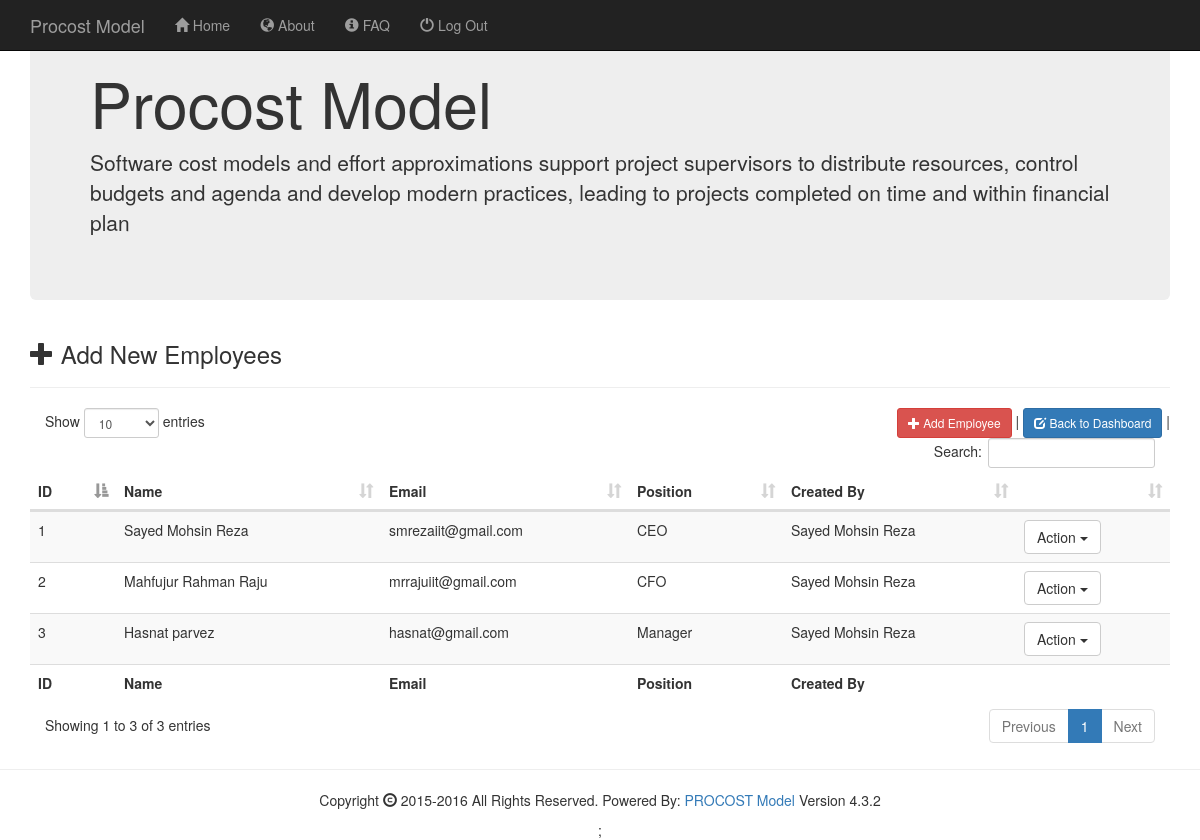
The page /employees.php (signed in) on the database its author committed.
### tables this page shows
CREATE TABLE IF NOT EXISTS `contact_person` (
`id` int(10) NOT NULL,
  `id_person_create` smallint(5) unsigned NOT NULL DEFAULT '0',
  `password` varchar(40) NOT NULL,
  `email` varchar(100) NOT NULL,
  `is_admin` tinyint(1) NOT NULL DEFAULT '0',
  `is_active` tinyint(1) NOT NULL DEFAULT '0',
  `firstname` varchar(64) NOT NULL,
  `lastname` varchar(64) NOT NULL,
  `id_jobtype` int(11) NOT NULL
);

CREATE TABLE IF NOT EXISTS `contact_jobtype` (
`id` int(10) NOT NULL,
  `id_person_create` int(10) unsigned NOT NULL,
  `title` varchar(64) NOT NULL,
  `value` int(11) NOT NULL
);

### employees.php (the view, shortened to what this page needs)
<?php
include('header.php');
print '  <div id="content">';
include('sub-header.php');
$data = SelectTableRecords("SELECT `id`, `id_person_create`, `password`, `email`, `is_admin`, `is_active`, `firstname`, `lastname`, `id_jobtype` FROM `contact_person` ");
$tabel_fieldname = array('ID','Name','Email','Position','Created By','' );
print page_header(icon('plus').' Add New Employees');
create_manual_table($data,$tabel_fieldname,'mytable',$table_head);
print ' </div>';
include('footer.php');
function create_manual_table($data,$fieldname,$id='mytable',$table_head='Table',$table_desc=''){
   print' <table id="'.$id.'" class="table table-striped">';
   print'<thead><tr>';
    for($i=0;$i<sizeof($fieldname);$i++){
    print'<th>'.$fieldname[$i].'</th>';
    }
    print'</tr></thead>';
     print'<tfoot><tr>';
    for($i=0;$i<sizeof($fieldname);$i++){
    print'<th>'.$fieldname[$i].'</th>';
    }
    print'</tr></tfoot>';
    print'<tbody>';
foreach($data as $key => $row) {
    print ' <tr>';
    print'<td>'.$row['id'].'</td>';
    print'<td>'.$row['firstname'].' '.$row['lastname'].'</td>';
    print'<td>'.$row['email'].'</td>';
    print'<td>'.value_return('SELECT `title` FROM `contact_jobtype` where id ='.$row['id_jobtype']).'</td>';
print'<td>'.value_return("SELECT concat(firstname,' ',lastname) FROM `contact_person` where id =".$row['id_person_create']).'</td>';
print '<td><div class="btn-group">
  <button type="button" class="btn btn-default dropdown-toggle" data-toggle="dropdown" aria-haspopup="true" aria-expanded="false">
    Action <span class="caret"></span>
  </button>
  <ul class="dropdown-menu">
    <li><a href="edit_employee.php?employee_id='.$row[0].'" >'.icon('edit').' Edit</a></li>
    <li><a data-toggle="modal" data-target="#view_modal_'.$row['id'].'">'.icon('book').' View</a></li>
    <li role="separator" class="divider"></li>
    <li><a data-toggle="modal" data-target="#delete_modal_'.$row['id'].'">'.icon('trash').' Delete</a></li>
  </ul>
</div></td>';
    print' </tr>';
    }
    print'</tbody></table>';
}
?>

### rows shown on the page
contact_person: id "1", firstname "Sayed Mohsin", lastname "Reza", email "smrezaiit@gmail.com", id_jobtype.title "CEO", id_person_create "Sayed Mohsin Reza"
contact_person: id "2", firstname "Mahfujur Rahman", lastname "Raju", email "mrrajuiit@gmail.com", id_jobtype.title "CFO", id_person_create "Sayed Mohsin Reza"
contact_person: id "3", firstname "Hasnat", lastname "parvez", email "hasnat@gmail.com", id_jobtype.title "Manager", id_person_create "Sayed Mohsin Reza"

### other values the page prints
$text "Add New Employees"
$value['text'] "Add Employee"
$value['text'] "Back to Dashboard"
$fieldname[$i] "ID"
$fieldname[$i] "Name"
$fieldname[$i] "Email"
$fieldname[$i] "Position"
$fieldname[$i] "Created By"
